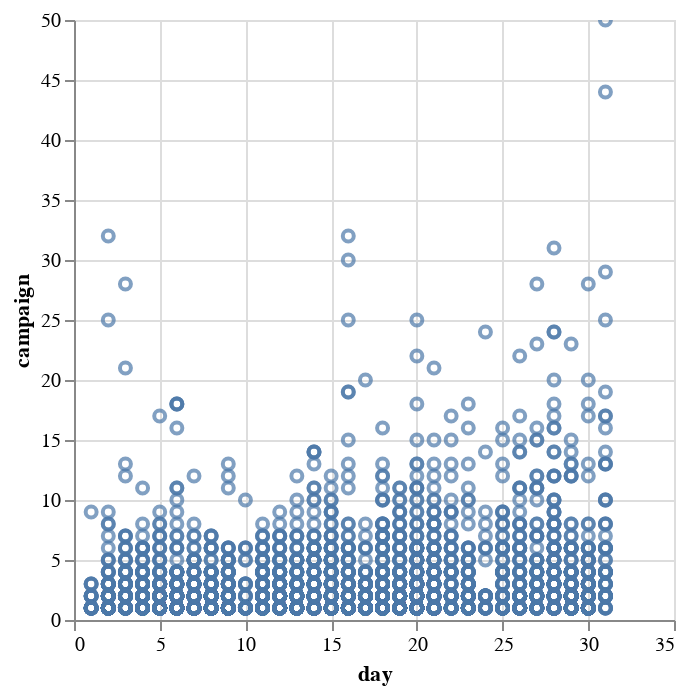

Notebook code cell kept with this figure:
### Code cell
# Itt látható a kapcsolat a day és a campaign között,
#  hogy a hónap melyik napján vannak a hívások
#  A hónap végefele enyhén növekszik az aktivitás,


alt.Chart(bank_dataset).mark_point().encode(
    x='day',
    y='campaign'
).interactive()

### Figure 1 — Vega-Lite specification as saved in the notebook (floating-point values rounded to 4 significant figures; data arrays with more than 128 entries replaced by an {"elided": "..."} marker saying what was removed)
{"config": {"view": {"continuousWidth": 300, "continuousHeight": 300}}, "data": {"name": "data-086f95ed53036108c3c9f27536b1ea4d"}, "mark": {"type": "point"}, "encoding": {"x": {"field": "day", "type": "quantitative"}, "y": {"field": "campaign", "type": "quantitative"}}, "params": [{"name": "param_1", "select": {"type": "interval", "encodings": ["x", "y"]}, "bind": "scales"}], "$schema": "https://vega.github.io/schema/vega-lite/v5.20.1.json", "datasets": {"data-086f95ed53036108c3c9f27536b1ea4d": {"elided": "4521 records"}}}
